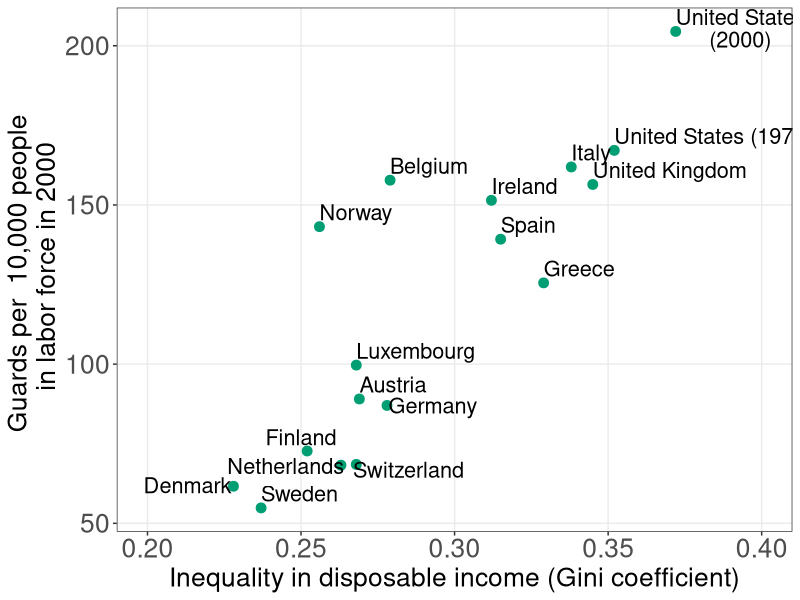
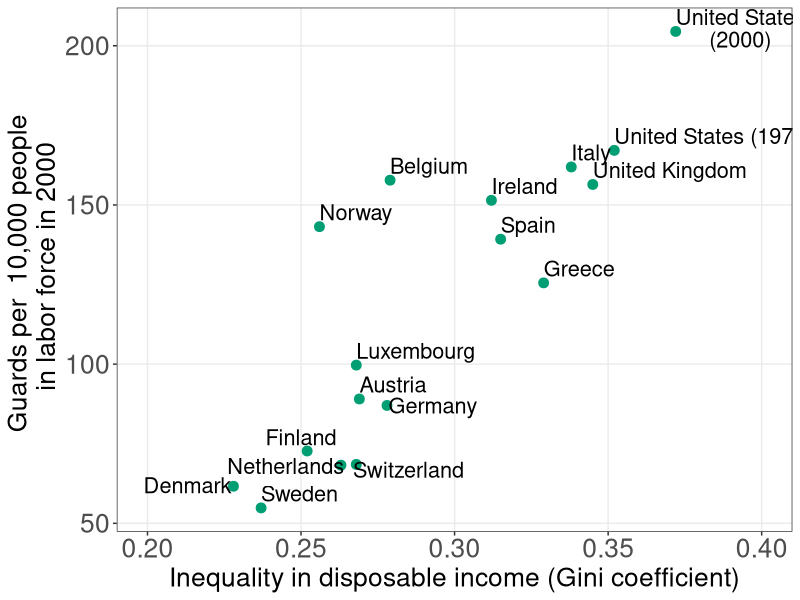

Write R code to recreate these figures, in order.
library(ggplot2)
library(readxl)
library(dplyr)

CBCols <- c("#009E73","#0072B2","#E69F00","#CC79A7", "#F0E442","#D55E00")

Data <- read_excel("public_mechanism/cross country figure data.xls")

Data <- Data %>%
  mutate(country  = na_if(country, "Switzerland")) %>%
  mutate(country = na_if(country, "Germany")) %>%
  mutate(country = na_if(country, "Finland")) %>%
  mutate(country = na_if(country, "Netherlands")) %>%
  mutate(country = na_if(country, "Denmark"))

Data <- 
  Data %>%
  mutate()

Plot <- ggplot(Data, aes(x = `gini post tax and transfer`, y = `protective services employees per 10000 workers in the labor force`)) + 
  geom_point(aes(group = country), color  = CBCols[1], size = 3) + 
  geom_text(aes(label = country), hjust = 0, vjust = -0.4, size =5.5) + 
  scale_x_continuous(limits = c(.2,.4)) + 
  theme_bw() + 
  theme(legend.position = "none",
        panel.grid.minor = element_blank(),
              axis.title = element_text(size = 19),
              axis.text = element_text(size = 19)) + 
  annotate("text", x = 0.285, y = 66.8, label = "Switzerland", size =5.5 ) + 
  annotate("text", x = 0.293, y = 87, label = "Germany", size =5.5 ) + 
  annotate("text", x = 0.25, y = 77, label = "Finland", size =5.5) +
  annotate("text", x = 0.245, y = 68, label = "Netherlands", size =5.5) + 
  annotate("text", x = 0.213, y = 62, label = "Denmark", size =5.5) +
  annotate("text", x = 0.393, y = 202, label = "(2000)", size =5.5) +
  ylab("Guards per  10,000 people \n in labor force in 2000") + 
  xlab("Inequality in disposable income (Gini coefficient)")
  
  
Plot

ggsave(plot = Plot, "public_mechanism/cross_country.pdf", width = 9, height = 7, units = "in")
